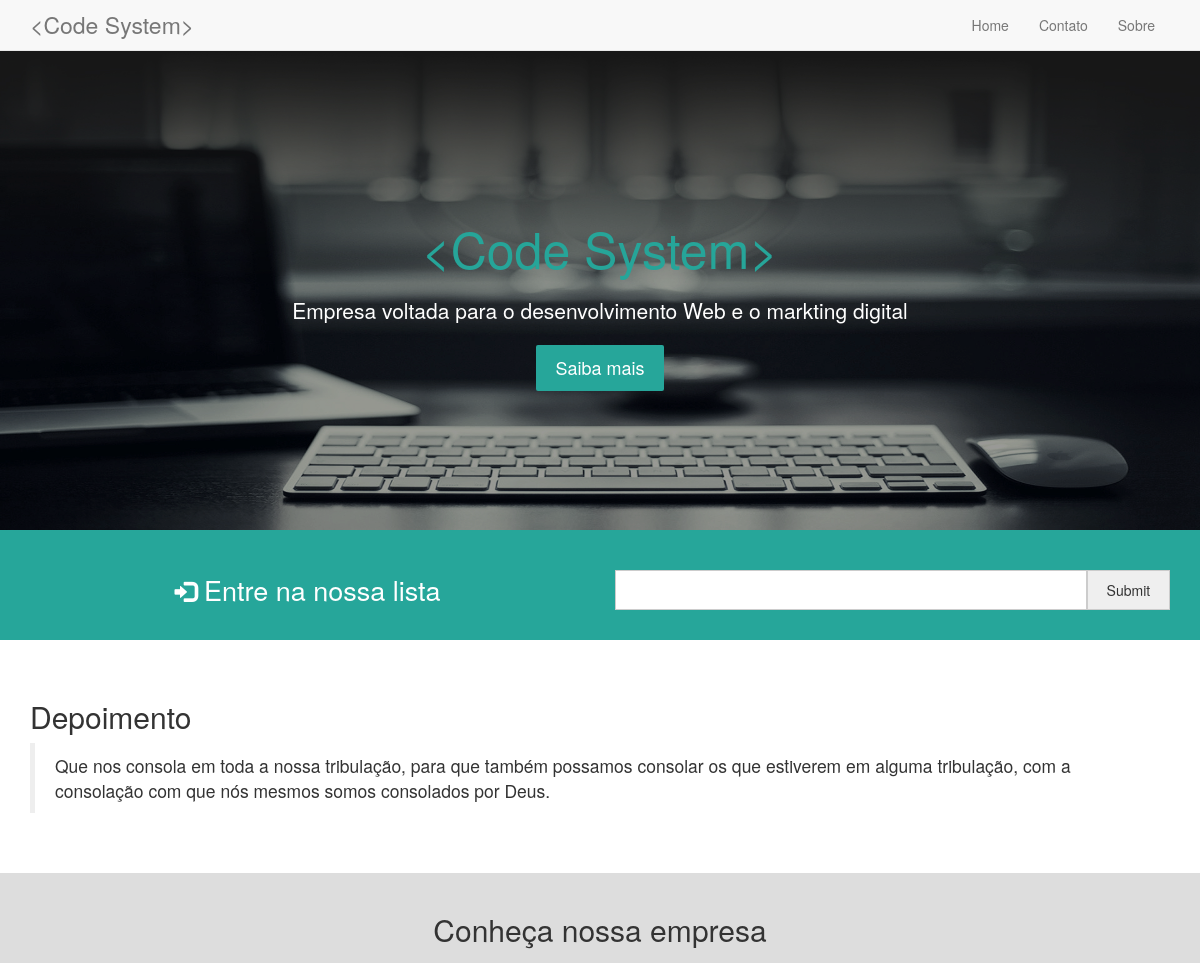
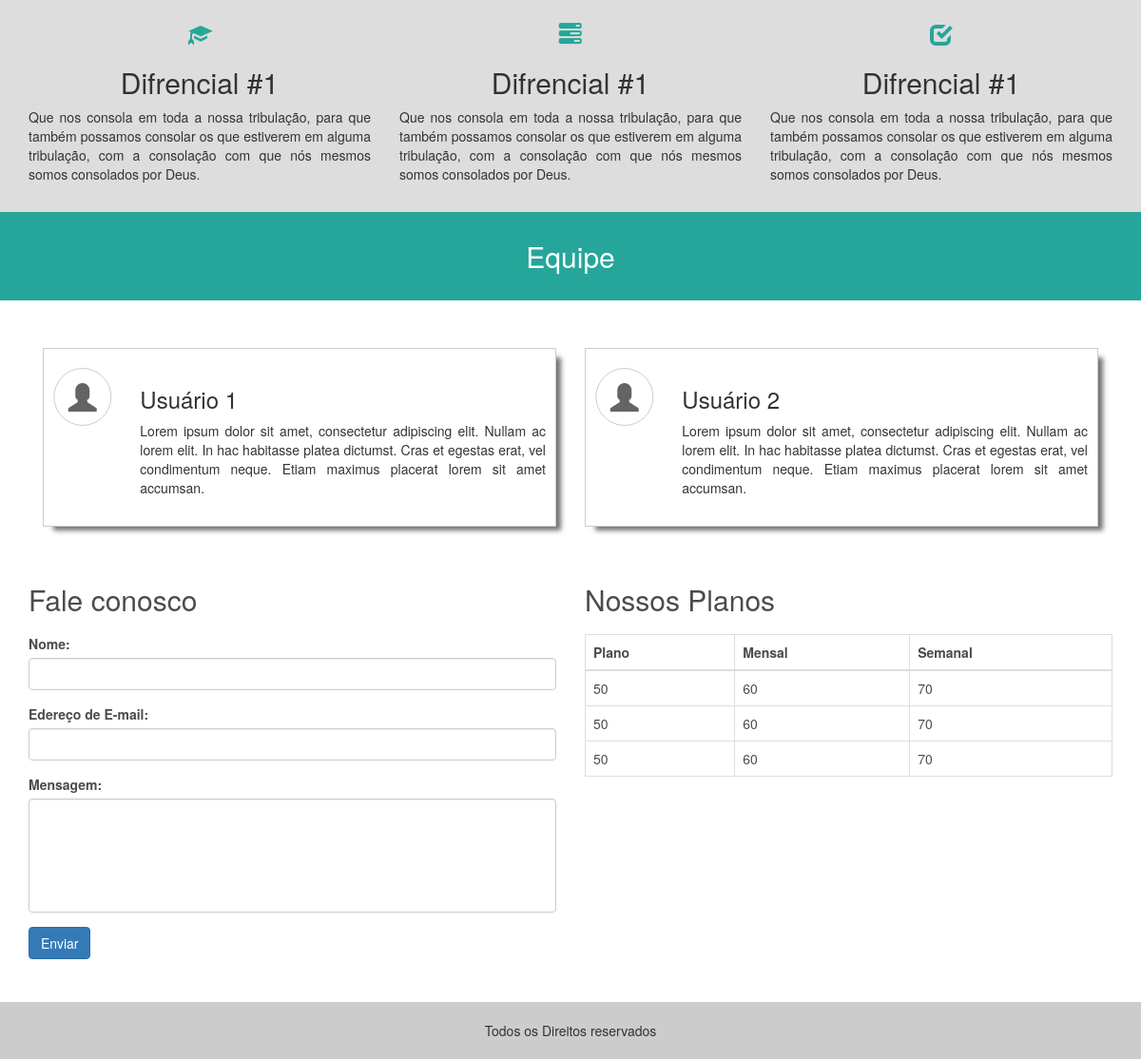
The page / on the database its author committed (2 pictures, top to bottom).
### tables this page shows
CREATE TABLE `tb_sobre` (
  `id` int(11) NOT NULL,
  `sobre` longtext NOT NULL
);

CREATE TABLE `tb_equipe` (
  `id` int(11) NOT NULL,
  `nome` varchar(255) NOT NULL,
  `descricao` text NOT NULL
);

### index.php (the view, shortened to what this page needs)
<?php
  $pdo = new PDO('mysql:host=localhost;dbname=bootstrap_projeto','root','');
  $sobre = $pdo -> prepare("SELECT * FROM `tb_sobre`");
  $sobre -> execute();
  $sobre = $sobre -> fetch()['sobre'];
?>
<!DOCTYPE html>
<html lang="pt-br">
  <head>
    <link href="css/bootstrap.min.css" rel="stylesheet">
    <link rel="stylesheet" href="css/style.css">
  </head>
  <body>
    <nav class="navbar navbar-default navbar-fixed-top">
      <div class="container">
        <div class="navbar-header">
          <a class="navbar-brand" href="#"><?php echo htmlentities('<Code System>');?></a>
        </div>
        <div id="navbar" class="collapse navbar-collapse navbar-right">
          <ul class="nav navbar-nav">
            <li><a href="home">Home</a></li>
            <li><a href="contato">Contato</a></li>
            <li><a href="sobre">Sobre</a></li>
          </ul>
        </div>
      </div>
    </nav>
    <div class="box">
      <section id="home" class="banner">
        <div class="overlay"></div>
          <div class="container chamada-banner">
            <div class="col-md-12 text-center">
              <h2><?php echo htmlentities('<'); ?>Code System<?php echo htmlentities('>'); ?></h2>
              <p>Empresa voltada para o desenvolvimento Web e o markting digital</p>
              <a href="">Saiba mais</a>
            </div>
          </div>
      </section>
      <section class="cadastro-lead">
        <div class="container">
          <div class="row text-center">
            <div class="col-md-6">
              <h2 class="white"><span class="glyphicon glyphicon-log-in" aria-hidden="true"></span> Entre na nossa  lista</h2>
            </div>
            <div class="col-md-6">
              <form method="post">
                <input type="email" name="nome" required><input type="submit" name="acao">
              </form>
            </div>
          </div>
        </div>
      </section>
      <section class="depoimento">
        <div class="container">
          <div class="row">
            <div class="col-md-12">
              <h2>Depoimento</h2>
              <blockquote>
                <p>Que nos consola em toda a nossa tribulação, para que também possamos consolar os que estiverem em alguma tribulação, com a consolação com que nós mesmos somos consolados por Deus.
                </p>
              </blockquote>
            </div>
          </div>
        </div>
      </section>
      <section id="sobre" class="diferenciais">
        <h2 class="text-center">Conheça nossa empresa</h2>
        <div class="container difirenciais-container">
          <div class="row">
            <?php
              echo $sobre;
            ?>
          </div>
        </div>
      </section>
      <section class="equipe">
        <h2 class="text-center">Equipe</h2>
        <div class="container equipe-container">
          <?php
            $membro = $pdo -> prepare("SELECT * FROM `tb_equipe`");
            $membro -> execute();
            $membro = $membro->fetchAll();
          ?>
          <div class="row">
            <?php
              for($i = 0; $i < count($membro); $i++){
            ?>
            <div class="col-md-6">
              <div class="equipe-single">
                <div class="row">
                  <div class="col-md-2">
                    <div class="user-picture">
                      <div class="user-picture-child">
                        <span class="glyphicon glyphicon-user"></span>
                      </div>
                    </div>
                  </div>
                  <div class="col-md-10">
                    <h3><?php echo $membro[$i]['nome']; ?></h3>
                    <p class="text-justify"><?php echo $membro[$i]['descricao']; ?></p>
                  </div>
                </div>
              </div>
            </div>
            <?php } ?>
          </div>
        </div>
      </section>
      <section id="contato" class="final-site">
        <div class="container">
          <div class="row">
             <div class="col-md-6">
              <h2>Fale conosco</h2>
                <form method="post">
                  <div class="form-group">
                    <label for="email">Nome:</label>
                    <input type="text" class="form-control" id="email" name="nome" required>
                  </div>
                  <div class="form-group">
                    <label for="email">Edereço de E-mail:</label>
                    <input type="email" class="form-control" id="email" name="email" required>
                  </div>
                  <div class="form-group">
                    <label for="email">Mensagem:</label>
                    <textarea class="form-control" name="mensgem" required></textarea>
                  </div>
                  <div class="form-group">
                    <button type="submit" class="btn btn-primary">Enviar</button>
                  </div>
                </form>
             </div>
             <div class="col-md-6">
               <h2>Nossos Planos</h2>
               <table class="table table-bordered">
                 <thead>
                  <tr>
                     <th>Plano</th>
                     <th>Mensal</th>
                     <th>Semanal</th>
                   </tr>
                 </thead>
                 <tbody>
                   <tr>
                     <td>50</td>
                     <td>60</td>
                     <td>70</td>
                   </tr>
                   <tr>
                     <td>50</td>
                     <td>60</td>
                     <td>70</td>
                   </tr>
                   <tr>
                     <td>50</td>
                     <td>60</td>
                     <td>70</td>
                   </tr>
                 </tbody>
               </table>
             </div>
           </div>
        </div>
      </section>
      <footer>
        <p class="text-center">Todos os Direitos reservados</p>
      </footer>
    </div>
  </body>
</html>

### css/style.css (style rules this page uses)
.navbar-brand { font-size: 23px; }
.white { color: white; }
div.box { position: relative; top: 30px; }
.box section.banner { position: relative; min-height: 400px; max-height: 500px; padding: 170px 0; background-image: url('../imagens/bg.jpg'); background-size: 100% 100%; background-position: center; }
section.banner > .container { position: relative; z-index: 5; }
.overlay { position: absolute; top: 0; left: 0; width: 100%; height: 100%; background-color: rgba(0,0,0,0.4); z-index: 1; }
.chamada-banner h2 { color: #26a599; font-size: 50px; }
.chamada-banner p { color: #fff; font-size: 21px; margin: 20px 0; }
.chamada-banner a { display: inline-block; padding: 10px 19px; font-size: 18px; color: white; background-color: #26a69a; text-decoration: none; border-radius: 2px; }
section.cadastro-lead { padding: 25px 0; background-color: #26a69a; }
section.cadastro-lead input[type=email] { width: 85%; height: 40px; padding-left: 8px; border: 1px solid #ccc; }
section.cadastro-lead input[type=submit] { width: 15%; height: 40px; border: 1px solid #ccc; }
section.cadastro-lead form { position: relative; top: 15px; }
section.cadastro-lead h2 { font-size: 27px; }
section.cadastro-lead h2 span { font-size: 22px; }
section.depoimento { padding: 40px 0; }
section.diferenciais { padding: 20px 0; background-color: #ddd; }
.difirenciais-container { margin-top: 20px; }
.difirenciais-container h3 { color: #26a69a; }
section.equipe h2 { margin: 0; padding: 30px 0; background-color: #26a69a; color: white; }
.equipe-container { padding: 30px; }
.equipe-single { width: 100%; padding: 20px 10px; margin-top: 20px; border: 1px solid #ccc; box-shadow: 8px 7px 5px -3px rgba(20,20,20,0.6); }
.user-picture { position: relative; width: 100%; padding-top: 100%; border-radius: 50%; left: 50%; transform: translate(-50%, 0); }
.user-picture-child { position:absolute; left: 0; top: 0; width: 100%; height: 100%; border: 1px solid #ccc; border-radius: 50%; }
.user-picture-child span { position: relative; top: 50%; left: 50%; transform: translate(-50%, -50%); font-size: 30px; color: rgb(100,100,100); }
section.final-site { padding: 30px 0; color: #4b4b4b; }
section.final-site h2 { margin-top: 0; margin-bottom: 20px; }
.final-site textarea { height: 120px; resize: none; }
footer { padding: 20px 0; background-color: #ccc; }
footer p { margin: 0; }

### rows shown on the page
tb_sobre: sobre "Difrencial #1 Que nos consola em toda a nossa tribulação, para que também possamos consolar os que estiverem em alguma tribulação, com a consolação com que nós mesmos somos consolados por Deus. Difrencial #1 Que nos consola em toda a nossa tribulação, para que também possamos consolar os que estiverem em alguma tribulação, com a consolação com que nós mesmos somos consolados por Deus. Difrencial #1 Que nos consola em toda a nossa tribulação, para que também possamos consolar os que estiverem em alguma tribulação, com a consolação com que nós mesmos somos consolados por Deus."
tb_equipe: nome "Usuário 1", descricao "Lorem ipsum dolor sit amet, consectetur adipiscing elit. Nullam ac lorem elit. In hac habitasse platea dictumst. Cras et egestas erat, vel condimentum neque. Etiam maximus placerat lorem sit amet accumsan."
tb_equipe: nome "Usuário 2", descricao "Lorem ipsum dolor sit amet, consectetur adipiscing elit. Nullam ac lorem elit. In hac habitasse platea dictumst. Cras et egestas erat, vel condimentum neque. Etiam maximus placerat lorem sit amet accumsan."
